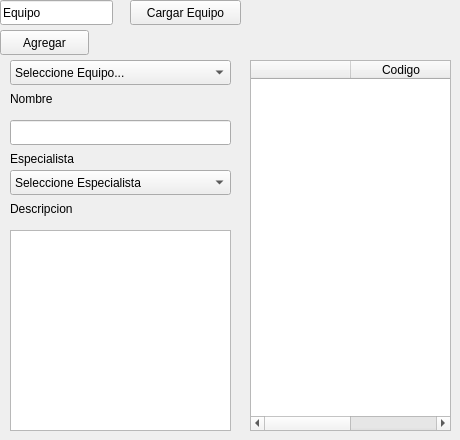
    <widget class="QWidget" name="page_5">
     <widget class="QLineEdit" name="lineEdit_5">
      <property name="geometry">
       <rect>
        <x>0</x>
        <y>0</y>
        <width>113</width>
        <height>25</height>
       </rect>
      </property>
      <property name="text">
       <string>Equipo</string>
      </property>
     </widget>
     <widget class="QPushButton" name="pushButton_11">
      <property name="geometry">
       <rect>
        <x>130</x>
        <y>0</y>
        <width>111</width>
        <height>25</height>
       </rect>
      </property>
      <property name="text">
       <string>Cargar Equipo</string>
      </property>
     </widget>
     <widget class="QPushButton" name="pushButton_21">
      <property name="geometry">
       <rect>
        <x>0</x>
        <y>30</y>
        <width>89</width>
        <height>25</height>
       </rect>
      </property>
      <property name="text">
       <string>Agregar</string>
      </property>
     </widget>
     <widget class="QComboBox" name="equipoEquipo">
      <property name="geometry">
       <rect>
        <x>10</x>
        <y>60</y>
        <width>221</width>
        <height>25</height>
       </rect>
      </property>
      <item>
       <property name="text">
        <string>Seleccione Equipo...</string>
       </property>
      </item>
     </widget>
     <widget class="QLabel" name="label_14">
      <property name="geometry">
       <rect>
        <x>10</x>
        <y>90</y>
        <width>67</width>
        <height>17</height>
       </rect>
      </property>
      <property name="text">
       <string>Nombre</string>
      </property>
     </widget>
     <widget class="QLineEdit" name="nombreEquipo">
      <property name="geometry">
       <rect>
        <x>10</x>
        <y>120</y>
        <width>221</width>
        <height>25</height>
       </rect>
      </property>
     </widget>
     <widget class="QComboBox" name="especialistaEquipo">
      <property name="geometry">
       <rect>
        <x>10</x>
        <y>170</y>
        <width>221</width>
        <height>25</height>
       </rect>
      </property>
      <item>
       <property name="text">
        <string>Seleccione Especialista</string>
       </property>
      </item>
     </widget>
     <widget class="QLabel" name="label_15">
      <property name="geometry">
       <rect>
        <x>10</x>
        <y>150</y>
        <width>91</width>
        <height>17</height>
       </rect>
      </property>
      <property name="text">
       <string>Especialista</string>
      </property>
     </widget>
     <widget class="QLabel" name="label_16">
      <property name="geometry">
       <rect>
        <x>10</x>
        <y>200</y>
        <width>91</width>
        <height>17</height>
       </rect>
      </property>
      <property name="text">
       <string>Descripcion</string>
      </property>
     </widget>
     <widget class="QPlainTextEdit" name="descripcionEquipo">
      <property name="geometry">
       <rect>
        <x>10</x>
        <y>230</y>
        <width>221</width>
        <height>201</height>
       </rect>
      </property>
     </widget>
     <widget class="QTableWidget" name="tableWidget_3">
      <property name="geometry">
       <rect>
        <x>250</x>
        <y>60</y>
        <width>201</width>
        <height>371</height>
       </rect>
      </property>
      <column>
       <property name="text">
        <string/>
       </property>
      </column>
      <column>
       <property name="text">
        <string>Codigo</string>
       </property>
      </column>
     </widget>
    </widget>
